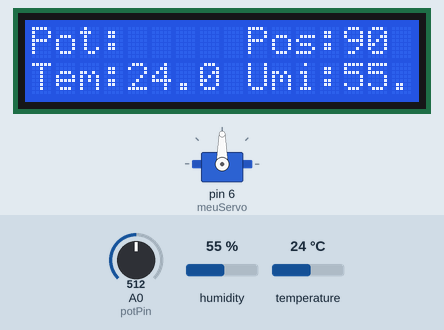
Simulated run of this sketch. Board: Arduino Uno, built with avr-gcc and run on an emulated ATmega328P. Shown: 16×2 character LCD, servo. The inputs (shaded band) are chosen by the test bench; at power-on: A0 (potPin) = 512, humidity 55 %, temperature 24 °C.

Above: at 1.2 s.
1.3 s: A0 (potPin) set to 716
At 1.72 s:
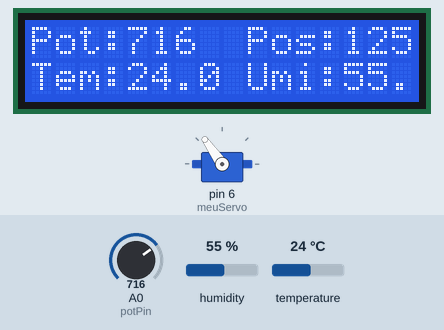
3.9 s: A0 (potPin) set to 900
At 5.67 s:
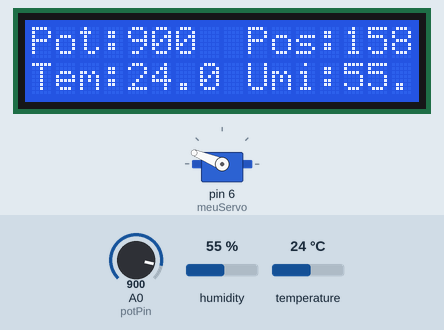
6.3 s: A0 (potPin) set to 1023
At 6.63 s:
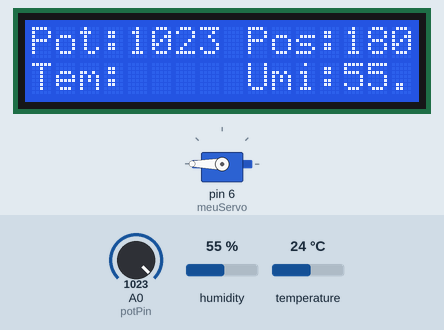
8.8 s: A0 (potPin) set to 306
At 9.06 s:
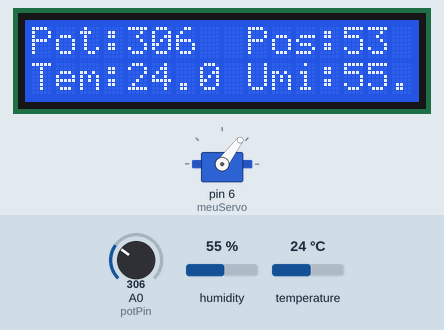
11.3 s: humidity set to 22 %
At 12.52 s:
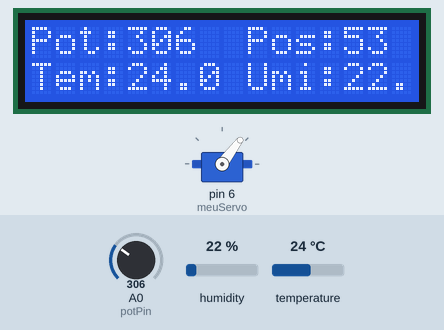
13.8 s: temperature set to 12 °C
At 16.23 s:
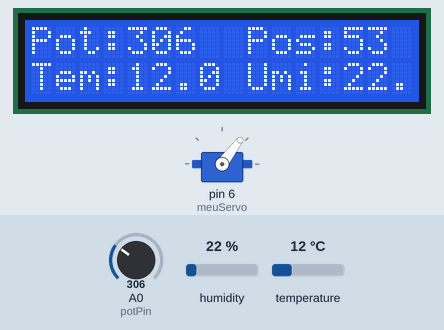
Timing chart, 0 to 17.0 s (numbered marks = the images above; inputs shaded):
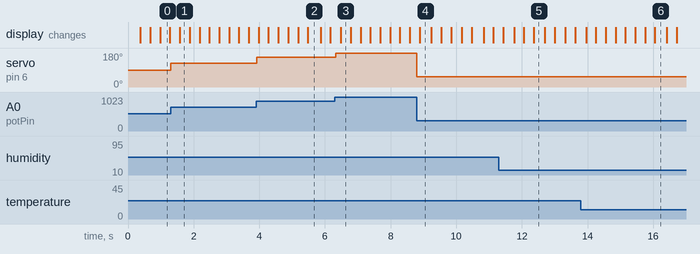

Measured:
- after the input at 1.3 s, servo on pin 6 (meuServo): 90° → 125° at once
- after the input at 3.9 s, servo on pin 6 (meuServo): 125° → 158° at once
- after the input at 6.3 s, servo on pin 6 (meuServo): 158° → 180° at once
- after the input at 8.8 s, servo on pin 6 (meuServo): 180° → 53° at once

The sketch:

FreeRTOS-Sistema-de-Controle-Supervisorio-Arduino.ino
```cpp
/*
#===========================================#
# FreeRTOS Sistema de Controle Suprvisório  #
#===========================================#
# Autor: Christian Danner Ramos de Carvalho #
# Universidade Federal do Maranhão          #
# 29/12/2024                                #
#===========================================#
*/

#include <Servo.h>
#include <LiquidCrystal_I2C.h>
#include <DHT.h>
#include <Arduino_FreeRTOS.h>

// Configurações do display LCD
LiquidCrystal_I2C lcd(0x27, 16, 2);  // Endereço I2C do LCD

// Configurações do sensor DHT
#define DHTPIN 4  // Pino do sensor DHT
#define DHTTYPE DHT11
DHT dht(DHTPIN, DHTTYPE);

// Pino potenciômetro
#define potPin A0

// Variáveis globais compartilhadas
volatile int pos;
volatile int val;
volatile float temp;
volatile float umid;

void setup() {

  // Inicializa o monitor serial
  //Serial.begin(9600);

  lcd.init();
  lcd.backlight();

  // Definição das Tarefas
  xTaskCreate(tarefaPotServo, "tarefaPotServo", 128, NULL, 5, NULL);  // 1 - prioridade mín, 5 - prioridade máx // palavra = 1 byte // máx de palavras na memória = 1000
  xTaskCreate(tarefaTempUmi, "tarefaTempUmi", 450, NULL, 4, NULL);
  xTaskCreate(exibirLCD, "exibirLCD", 140, NULL, 3, NULL);

  // Cria a tarefa de monitoramento
  //xTaskCreate(TaskMonitor, "Monitor", 128, NULL, 4, NULL);
}

void loop() {

}


void tarefaPotServo() {

  Servo meuServo;  // Cria um objeto Servo para controlar o servo motor
  //int pos;          // Variável para armazenar a posição do servo motor
  //int val;          // Variável para armazenar o valor lido do potenciômetro

  meuServo.attach(6);  // Associa o servo motor ao pino digital 6 do Arduino
  meuServo.write(0);   // Define a posição inicial do servo motor para 0 graus

  while (1) {
    val = analogRead(potPin);         // Lê o valor do potenciômetro (0 a 1023)
    val = constrain(val, 0, 1023);    // Garante que o valor fique entre 0 e 1023
    pos = map(val, 0, 1023, 0, 180);  // Mapeia o valor do potenciômetro para a faixa de 0 a 180 graus
    meuServo.write(pos);              // Define a posição do servo motor

    //Serial.print("Pot: ");
    //Serial.print(val);
    //Serial.print(" / Pos: ");
    //Serial.println(pos);

    vTaskDelay(pdMS_TO_TICKS(10));
  }
}

void tarefaTempUmi() {
  dht.begin();

  while (1) {

    temp = dht.readTemperature();
    umid = dht.readHumidity();

    if (isnan(temp) || isnan(umid)) {
      //Serial.println(F("Failed to read from DHT sensor!"));  //Por padrão, strings literais são armazenadas na RAM, mas usando F(), a string é mantida na memória de programa (flash), que geralmente é mais abundante que a RAM no Arduino.
      return;
    }

    //Serial.print("Umidade: ");
    //Serial.print(hum);
    //Serial.print(" / Temperatura: ");
    //Serial.print(temp);
    //Serial.println("°C");

    vTaskDelay(pdMS_TO_TICKS(10));
  }
}


// Tarefa de monitoramento (exibição no LCD)
void exibirLCD(void *pvParameters) {
  for (;;) {
    // Exibir valores do potenciômetro e servo
    lcd.setCursor(0, 0);
    lcd.print("Pot:");
    lcd.print("    ");
    lcd.setCursor(4, 0);
    lcd.print(val);
    lcd.setCursor(8, 0);
    lcd.print(" Pos:");
    lcd.print("   ");
    lcd.setCursor(13, 0);
    lcd.print(pos);

    // Exibir valores do temperatura e humidade
    lcd.setCursor(0, 1);
    lcd.print("Tem:");
    lcd.print("    ");
    lcd.setCursor(4, 1);
    lcd.print(temp);
    lcd.setCursor(8, 1);
    lcd.print(" Umi:");
    lcd.print("   ");
    lcd.setCursor(13, 1);
    lcd.print(umid);

    vTaskDelay(pdMS_TO_TICKS(10));
  }
}

/*
void TaskMonitor(void *pvParameters) {
  for (;;) {
    // Obtém o High Water Mark da tarefa "TaskExample"
    UBaseType_t highWaterMark = uxTaskGetStackHighWaterMark(NULL);

    // Calcula a memória utilizada (em palavras da pilha)
    Serial.print("Espaço mínimo livre na pilha: ");
    Serial.print(highWaterMark);
    Serial.println(" palavras");

    // Aguarda 2 segundos antes de monitorar novamente
    vTaskDelay(pdMS_TO_TICKS(2000));
  }
}*/
```
